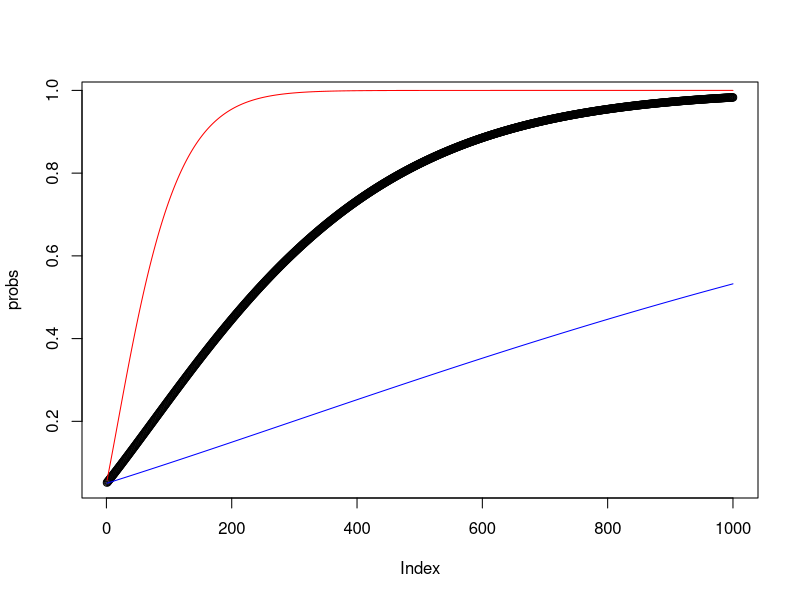

R code for this plot: (Note: this script raises an error after producing the figure.)
##### Lab 3

## Statistical Power:

# Say we conduct a z-test for our wheat example from earlier at the 5% significance level.  
# How many subplots would we need to have at least a 90% chance of discerning a 
# difference in means of 1 unit?  Assume wheat yields are normal, nA=nB=n/2, and the 
# variances of the two fertilizer yield distributions are equal (sigmaSq=30).

alpha=.05 
sigmaSq = 30
sigma=sqrt(sigmaSq)
N = 1000 
thresh = qnorm(1-alpha/2)
probs = numeric(N)


for(i in 1:N) {
  n=2*i
  probs[i] = 1 - pnorm(thresh, mean=sqrt(n)/(2 * sigma), sd=1) +
    pnorm(-thresh, mean=sqrt(n)/(2 * sigma), sd=1)
}
# To see why the mean is equal to above, note that
# n_A = n_B = n/2; the mean shift is delta / sigma * (sqrt( 1 /n_A + 1/n_B))
# with delta = 1, sqrt(1/n_A + 1/ n_B) = 2/sqrt(n)

# True difference of 2 units. 
probs.2 = numeric(N)
for(i in 1:N){
  n = 2 * i
probs.2[i] = 1 - pnorm(thresh, mean = 2 * sqrt(n)/(2 * sigma), sd=1) +
  pnorm(-thresh, mean= 2 * sqrt(n)/(2 * sigma), sd=1)
}

# True difference of point 5 units. 
probs.Point5 = numeric(N)
for(i in 1:N){
  n = 2 * i
  probs.Point5[i] = 1 - pnorm(thresh, mean = 0.5* sqrt(n)/(2 * sigma), sd=1) +
    pnorm(-thresh, mean= 0.5 * sqrt(n)/(2 * sigma), sd=1)
}

# Now let's compare the plots to see how much data we need to see a difference in means.
plot(probs)
lines(probs.2, col = "red")
lines(probs.Point5, col = "blue")



probs

# the answer:
ind = match(1, probs >= .9)
ind
n=ind*2
prob=probs[ind]
n
prob

## Apply functions: R is notoriously slow when using "for" and "while" loops.  Instead, you should 
## use "apply" functions when possible for faster computation time.  Examples of apply functions are:
# sapply
# lapply
# apply
# mapply
# sweep (sort of)
# others

## sapply

# first we define a weird function
removeNAs = function(x, ifNA=0) {
  if(is.na(x))
    ifNA
  else
    x
}

# but this doesn't work on a vector input:
removeNAs(c(1, NA, 3, 4, 5))
removeNAs(NA)
removeNAs(1)

# How can we get around this? Use sapply:
testDat = c(1, NA, 3, 4, 5)
sapply(testDat, removeNAs)

# we can also set function inputs with sapply:
sapply(testDat, removeNAs, ifNA=mean(testDat, na.rm=TRUE))


## apply:

# say we have a random dataset and want to estimate the SD of each variable:
set.seed(123)
myData = data.frame(matrix(rnorm(100), nrow=10, ncol=10))

# using the sd function lots of times is tedius.  Instead we use apply:
apply(myData, 2, sd)

# we can also set inputs to the sd function in apply:
myData[1,2] = NA
apply(myData, 2, sd)
apply(myData, 2, sd, na.rm = TRUE)

?apply
# What is MARGIN?

#If the SDs of the values in each row in the dataset was important, we could also get those.
#Row is the first index, column is the second.  Hence, for MARGIN=1, we get the SD for each row:
apply(myData, 1, sd, na.rm=TRUE)

## sweep:

# Say we want to center our dataset so that each variable has mean zero.  Sweep is the function for this:
colAvgs = apply(myData, 2, mean, na.rm=TRUE)
cntrData = sweep(myData, 2, colAvgs, "-")

# perhaps we also want to standardize each column so that their standard deviations are 1.  We can also use
# sweep for this:
colSDs = apply(myData, 2, sd, na.rm=TRUE)
stdData = sweep(cntrData, 2, colSDs, "/")

# the data now look ~standard normal:
hist(as.matrix(stdData))

